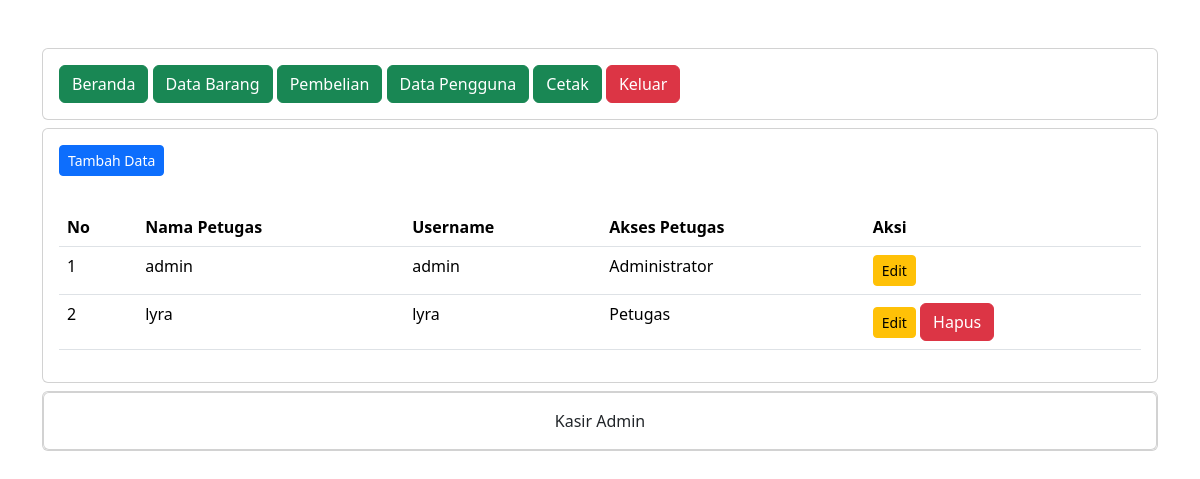
Screenshot of /administrator/data_pengguna.php (signed in) with the database file from the repository.
### tables this page shows
CREATE TABLE `petugas` (
  `id_petugas` int(11) NOT NULL,
  `nama_petugas` varchar(255) NOT NULL,
  `username` text NOT NULL,
  `password` text NOT NULL,
  `level` int(11) NOT NULL
);

### administrator/data_pengguna.php (the view, shortened to what this page needs)
<?php
include "header.php";
include "navbar.php";
?>
<div class="card mt-2">
    <div class="card-body">
        <button type="button" class="btn btn-primary btn-sm" data-bs-toggle="modal" data-bs-target="#tambah-data">
            Tambah Data
        </button>
    </div>
    <div class="card-body">
        <table class="table">
            <thead>
                <tr>
                    <th>No</th>
                    <th>Nama Petugas</th>
                    <th>Username</th>
                    <th>Akses Petugas</th>
                    <th>Aksi</th>
                </tr>
            </thead>
            <tbody>
                <?php
                include '../koneksi.php';
                $no = 1;
                $data = mysqli_query($koneksi, "select * from petugas");
                while ($d = mysqli_fetch_array($data)) {
                ?>
                    <tr>
                        <td><?php echo $no++; ?></td>
                        <td><?php echo $d['nama_petugas']; ?></td>
                        <td><?php echo $d['username']; ?></td>
                        <td>
                            <?php
                            if ($d['level'] == '1') { ?>
                                Administrator
                            <?php } else { ?>
                                Petugas
                            <?php } ?>
                        </td>
                        <td>
                            <button type="button" class="btn btn-warning btn-sm" data-bs-toggle="modal" data-bs-target="#edit-data<?php echo $d['id_petugas'];
                                                                                                                                    ?>">
                                Edit
                            </button>
                            <?php
                            if ($d['level'] == $_SESSION['level']) { ?>
                            <?php } else { ?>
                                <button type="button" class="btn btn-danger btnsm" data-bs-toggle="modal" data-bs-target="#hapus-data<?php echo
                                                                                                                                        $d['id_petugas']; ?>">
                                    Hapus
                                </button>
                            <?php } ?>
                        </td>
                    </tr>
                <?php } ?>
            </tbody>
        </table>
    </div>
</div>
<?php
include "footer.php";
?>

### rows the page displays
petugas: nama_petugas "admin", username "admin", level "Administrator"
petugas: nama_petugas "lyra", username "lyra", level "Petugas"
